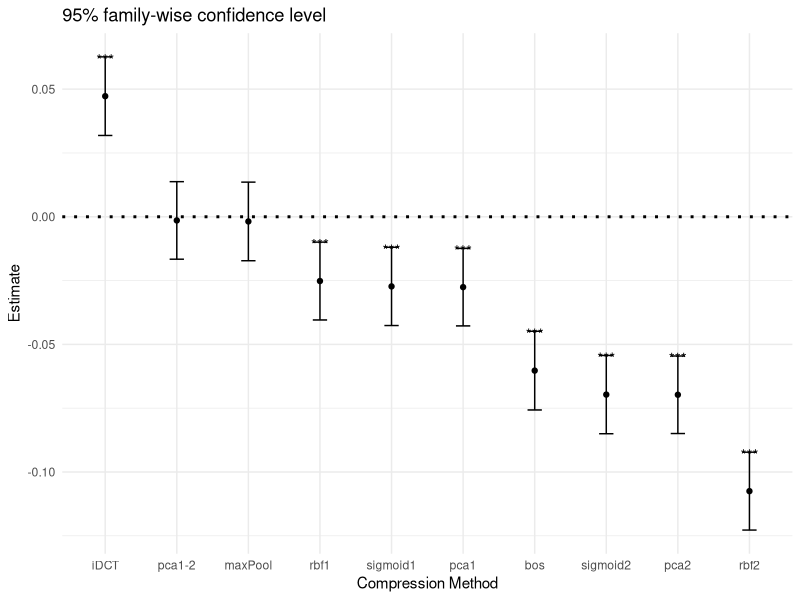

This figure's R source:
## ---- chunk 1
library(lme4)
library(dplyr)
library(ggplot2)
library(tidyverse)
## ---- chunk 2
#
data <- read.csv('results/summary_DMS_results_regression_1e-3_v02.csv')
data <- select(data, c('Dataset', 'Compression_methd', 'Fold', 'R2_score_test', 'rho_score_test'))
data <- filter(data, Dataset != "HIS7_YEAST_Kondrashov2017")
data

# Convert categorical variables to factors and releveling the mean to be the reference group
data$Compression_methd <- factor(data$Compression_methd)
data$Compression_methd <- relevel(data$Compression_methd, ref = "mean")
data$Dataset <- factor(data$Dataset)
data$Fold <- factor(data$Fold)
data
## ---- chunk 3
#model <- lmer(R2_score_test ~ Compression_methd + (1 | Dataset) + (1|Fold), data=data)
#model <- lmer(R2_score_test ~ Compression_methd + (1 | Dataset), data=data)
model <- lmer(rho_score_test ~ Compression_methd + (1 | Dataset) + (1|Fold), data=data)
#model <- lmer(rho_score_test ~ Compression_methd + (1 | Dataset), data=data)
summary(model)
## ---- chunk 4
library(multcomp)
glht_results <- summary(glht(model, linfct=c('Compression_methdbos=0',
                             'Compression_methdiDCT=0',
                              'Compression_methdiDCT2=0',
                              'Compression_methdmaxPool=0',
                              'Compression_methdpca1=0',
                              '`Compression_methdpca1-2`=0',
                              'Compression_methdpca2=0',
                              'Compression_methdrbf1=0',
                              'Compression_methdrbf2=0',
                              'Compression_methdsigmoid1=0',
                              'Compression_methdsigmoid2=0')))

glht_results 
## ---- chunk 5
#summary(glht(model, linfct=mcp(Compression_methd="Tukey")))
## ---- chunk 6
library(broom)
# Tidy the results
tidy_glht <- tidy(glht_results)
tidy_glht<- tidy_glht %>% dplyr::filter(contrast != 'Compression_methdiDCT')

ci <- tidy(confint(glht_results)) %>% dplyr::select("contrast", "conf.high", "conf.low")

res_glht = merge(tidy_glht, ci, by = 'contrast')



res_glht$contrast <- gsub("Compression_methd", "", res_glht$contrast)

res_glht$contrast <- gsub("iDCT2", "iDCT", res_glht$contrast)


# Determine significance levels
res_glht$signif <- ifelse(res_glht$adj.p.value < 0.001, "***",
                 ifelse(res_glht$adj.p.value < 0.01, "**",
                 ifelse(res_glht$adj.p.value < 0.05, "*", "")))

res_glht
## ---- chunk 7
# Adding Confidence Intervals
#tidy_glht$Lower_CI <- tidy_glht$estimate - 1.96 * tidy_glht$std.error
#tidy_glht$Upper_CI <- tidy_glht$estimate + 1.96 * tidy_glht$std.error


# Plotting
res_glht %>%
  ggplot(aes(x = fct_reorder(contrast, -estimate), y = estimate)) +
  geom_point() +
  geom_errorbar(aes(ymin = conf.low, ymax = conf.high), width = 0.2) +
  theme_minimal() +
  labs(title = "95% family-wise confidence level",
       x = "Compression Method",
       y = "Estimate") +
  geom_hline(yintercept = 0, linetype = "dotted", color = "black", size = 1) +
   geom_text(aes(label = signif), vjust = -2.5)
  
